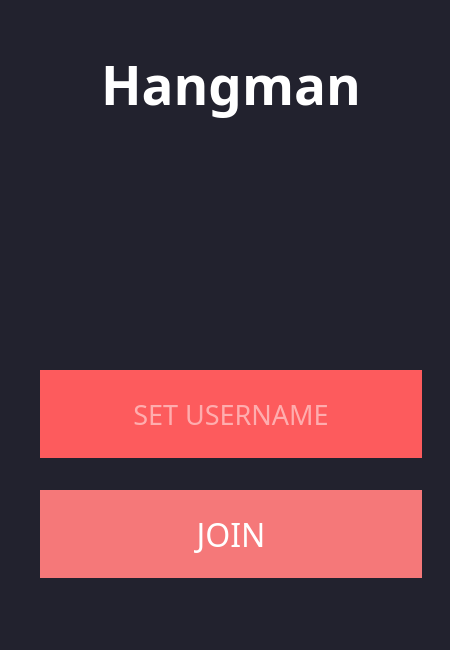
<?xml version="1.0" encoding="UTF-8"?>
<ui version="4.0">
 <class>HangmanStart</class>
 <widget class="QWidget" name="HangmanStart">
  <property name="geometry">
   <rect>
    <x>0</x>
    <y>0</y>
    <width>450</width>
    <height>650</height>
   </rect>
  </property>
  <property name="minimumSize">
   <size>
    <width>450</width>
    <height>650</height>
   </size>
  </property>
  <property name="maximumSize">
   <size>
    <width>450</width>
    <height>650</height>
   </size>
  </property>
  <property name="windowTitle">
   <string>Form</string>
  </property>
  <property name="styleSheet">
   <string notr="true">background-color: #22222e;
border: none;</string>
  </property>
  <widget class="QLabel" name="label_2">
   <property name="geometry">
    <rect>
     <x>40</x>
     <y>40</y>
     <width>382</width>
     <height>88</height>
    </rect>
   </property>
   <property name="maximumSize">
    <size>
     <width>500</width>
     <height>500</height>
    </size>
   </property>
   <property name="font">
    <font>
     <family>Sitka</family>
     <pointsize>40</pointsize>
     <weight>75</weight>
     <italic>false</italic>
     <bold>true</bold>
     <underline>false</underline>
     <strikeout>false</strikeout>
     <stylestrategy>PreferDefault</stylestrategy>
     <kerning>true</kerning>
    </font>
   </property>
   <property name="styleSheet">
    <string notr="true">color: #fff;</string>
   </property>
   <property name="text">
    <string>Hangman</string>
   </property>
   <property name="alignment">
    <set>Qt::AlignCenter</set>
   </property>
  </widget>
  <widget class="QLabel" name="label">
   <property name="geometry">
    <rect>
     <x>40</x>
     <y>130</y>
     <width>382</width>
     <height>200</height>
    </rect>
   </property>
   <property name="maximumSize">
    <size>
     <width>500</width>
     <height>500</height>
    </size>
   </property>
   <property name="text">
    <string/>
   </property>
   <property name="pixmap">
    <pixmap>../img/pixmap.png</pixmap>
   </property>
   <property name="alignment">
    <set>Qt::AlignCenter</set>
   </property>
  </widget>
  <widget class="QLineEdit" name="username">
   <property name="enabled">
    <bool>true</bool>
   </property>
   <property name="geometry">
    <rect>
     <x>40</x>
     <y>370</y>
     <width>382</width>
     <height>88</height>
    </rect>
   </property>
   <property name="maximumSize">
    <size>
     <width>500</width>
     <height>500</height>
    </size>
   </property>
   <property name="font">
    <font>
     <family>Sitka</family>
     <pointsize>20</pointsize>
     <weight>50</weight>
     <italic>false</italic>
     <bold>false</bold>
     <strikeout>false</strikeout>
    </font>
   </property>
   <property name="accessibleDescription">
    <string/>
   </property>
   <property name="styleSheet">
    <string notr="true">background-color: #fd5b5d;
border: none;color: #fff;</string>
   </property>
   <property name="text">
    <string/>
   </property>
   <property name="maxLength">
    <number>501</number>
   </property>
   <property name="cursorPosition">
    <number>0</number>
   </property>
   <property name="alignment">
    <set>Qt::AlignCenter</set>
   </property>
   <property name="placeholderText">
    <string>SET USERNAME</string>
   </property>
  </widget>
  <widget class="QPushButton" name="join_button">
   <property name="enabled">
    <bool>true</bool>
   </property>
   <property name="geometry">
    <rect>
     <x>40</x>
     <y>490</y>
     <width>382</width>
     <height>88</height>
    </rect>
   </property>
   <property name="maximumSize">
    <size>
     <width>400</width>
     <height>400</height>
    </size>
   </property>
   <property name="font">
    <font>
     <family>Sitka</family>
     <pointsize>24</pointsize>
    </font>
   </property>
   <property name="cursor">
    <cursorShape>PointingHandCursor</cursorShape>
   </property>
   <property name="styleSheet">
    <string notr="true">background-color: #f57879;
border: none;color: #fff;</string>
   </property>
   <property name="text">
    <string>JOIN</string>
   </property>
   <property name="autoDefault">
    <bool>false</bool>
   </property>
  </widget>
 </widget>
 <resources/>
 <connections/>
</ui>
